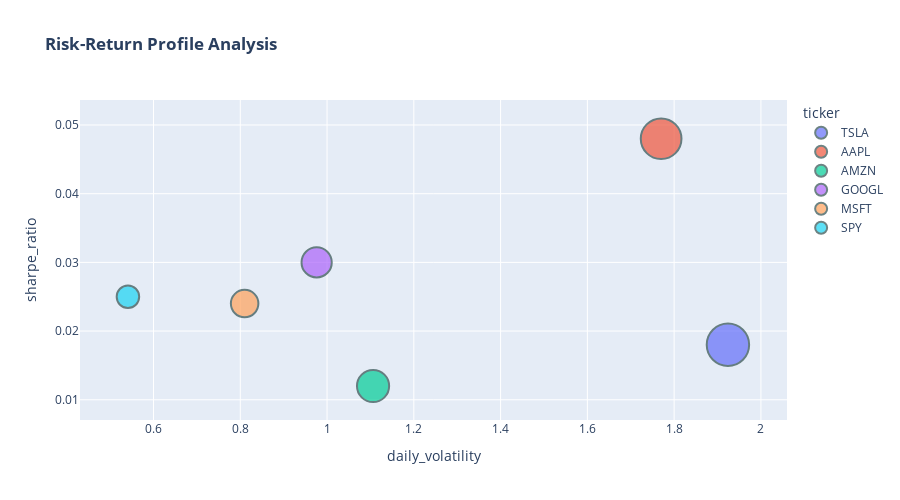

Notebook source saved alongside this figure:
### Markdown cell above
###  Chart Explanation: Risk Analysis
 
 **Left Chart - Daily Volatility:**
 - Measures how much stock prices fluctuate daily
 - Higher volatility = higher risk and potential for larger swings
 - TSLA typically shows highest volatility among tech stocks
 
 **Right Chart - Sharpe Ratio:**
 - Measures risk-adjusted returns (return per unit of risk)
 - Values > 0.1 indicate good risk-adjusted performance
 - Higher values = better returns for the risk taken
 
 **Key Insights:**
 - High volatility doesn't always mean good risk-adjusted returns
 - Some stable stocks (like MSFT) can provide excellent risk-adjusted returns
 - TSLA's high returns come with significantly higher risk
 
 **Business Application:**
 - Conservative investors might prefer high Sharpe Ratio stocks
 - Aggressive investors might accept high volatility for potential high returns

### Code cell
# 2.2 Risk-Return Profile Scatter Plot
merged_risk = volatility.merge(sharpe, on='ticker')

fig = px.scatter(merged_risk, x='daily_volatility', y=sharpe_column,
                 size='daily_volatility', color='ticker',
                 title='<b>Risk-Return Profile Analysis</b>',
                 hover_data=['risk_adjusted_grade'],
                 size_max=30)

fig.update_traces(marker=dict(line=dict(width=2, color='DarkSlateGrey')))
fig.update_layout(height=500)
fig.show()
fig.write_html("risk_return_profile.html")

### Figure 1 — Plotly figure (JSON) as saved in the notebook; plotly's stock layout.template omitted (floating-point values rounded to 4 significant figures)
{"data": [{"customdata": [["FAIR"]], "hovertemplate": "ticker=TSLA<br>daily_volatility=%{marker.size}<br>sharpe_ratio=%{y}<br>risk_adjusted_grade=%{customdata[0]}<extra></extra>", "legendgroup": "TSLA", "marker": {"color": "#636efa", "line": {"color": "DarkSlateGrey", "width": 2}, "size": [1.924], "sizemode": "area", "sizeref": 0.002138, "symbol": "circle"}, "mode": "markers", "name": "TSLA", "orientation": "v", "showlegend": true, "type": "scatter", "x": [1.924], "xaxis": "x", "y": [0.018], "yaxis": "y"}, {"customdata": [["FAIR"]], "hovertemplate": "ticker=AAPL<br>daily_volatility=%{marker.size}<br>sharpe_ratio=%{y}<br>risk_adjusted_grade=%{customdata[0]}<extra></extra>", "legendgroup": "AAPL", "marker": {"color": "#EF553B", "line": {"color": "DarkSlateGrey", "width": 2}, "size": [1.77], "sizemode": "area", "sizeref": 0.002138, "symbol": "circle"}, "mode": "markers", "name": "AAPL", "orientation": "v", "showlegend": true, "type": "scatter", "x": [1.77], "xaxis": "x", "y": [0.048], "yaxis": "y"}, {"customdata": [["FAIR"]], "hovertemplate": "ticker=AMZN<br>daily_volatility=%{marker.size}<br>sharpe_ratio=%{y}<br>risk_adjusted_grade=%{customdata[0]}<extra></extra>", "legendgroup": "AMZN", "marker": {"color": "#00cc96", "line": {"color": "DarkSlateGrey", "width": 2}, "size": [1.106], "sizemode": "area", "sizeref": 0.002138, "symbol": "circle"}, "mode": "markers", "name": "AMZN", "orientation": "v", "showlegend": true, "type": "scatter", "x": [1.106], "xaxis": "x", "y": [0.012], "yaxis": "y"}, {"customdata": [["FAIR"]], "hovertemplate": "ticker=GOOGL<br>daily_volatility=%{marker.size}<br>sharpe_ratio=%{y}<br>risk_adjusted_grade=%{customdata[0]}<extra></extra>", "legendgroup": "GOOGL", "marker": {"color": "#ab63fa", "line": {"color": "DarkSlateGrey", "width": 2}, "size": [0.976], "sizemode": "area", "sizeref": 0.002138, "symbol": "circle"}, "mode": "markers", "name": "GOOGL", "orientation": "v", "showlegend": true, "type": "scatter", "x": [0.976], "xaxis": "x", "y": [0.03], "yaxis": "y"}, {"customdata": [["FAIR"]], "hovertemplate": "ticker=MSFT<br>daily_volatility=%{marker.size}<br>sharpe_ratio=%{y}<br>risk_adjusted_grade=%{customdata[0]}<extra></extra>", "legendgroup": "MSFT", "marker": {"color": "#FFA15A", "line": {"color": "DarkSlateGrey", "width": 2}, "size": [0.81], "sizemode": "area", "sizeref": 0.002138, "symbol": "circle"}, "mode": "markers", "name": "MSFT", "orientation": "v", "showlegend": true, "type": "scatter", "x": [0.81], "xaxis": "x", "y": [0.024], "yaxis": "y"}, {"customdata": [["FAIR"]], "hovertemplate": "ticker=SPY<br>daily_volatility=%{marker.size}<br>sharpe_ratio=%{y}<br>risk_adjusted_grade=%{customdata[0]}<extra></extra>", "legendgroup": "SPY", "marker": {"color": "#19d3f3", "line": {"color": "DarkSlateGrey", "width": 2}, "size": [0.541], "sizemode": "area", "sizeref": 0.002138, "symbol": "circle"}, "mode": "markers", "name": "SPY", "orientation": "v", "showlegend": true, "type": "scatter", "x": [0.541], "xaxis": "x", "y": [0.025], "yaxis": "y"}], "layout": {"height": 500, "legend": {"itemsizing": "constant", "title": {"text": "ticker"}, "tracegroupgap": 0}, "title": {"text": "<b>Risk-Return Profile Analysis</b>"}, "xaxis": {"anchor": "y", "domain": [0, 1], "title": {"text": "daily_volatility"}}, "yaxis": {"anchor": "x", "domain": [0, 1], "title": {"text": "sharpe_ratio"}}}}
